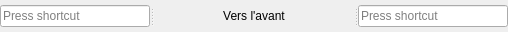
                <widget class="QSplitter" name="splitter_44">
                 <property name="sizePolicy">
                  <sizepolicy hsizetype="Fixed" vsizetype="Fixed">
                   <horstretch>0</horstretch>
                   <verstretch>0</verstretch>
                  </sizepolicy>
                 </property>
                 <property name="minimumSize">
                  <size>
                   <width>502</width>
                   <height>32</height>
                  </size>
                 </property>
                 <property name="orientation">
                  <enum>Qt::Horizontal</enum>
                 </property>
                 <widget class="QKeySequenceEdit" name="_2Player_1_KeyPieceForwardRotation">
                  <property name="sizePolicy">
                   <sizepolicy hsizetype="Fixed" vsizetype="Fixed">
                    <horstretch>0</horstretch>
                    <verstretch>0</verstretch>
                   </sizepolicy>
                  </property>
                  <property name="minimumSize">
                   <size>
                    <width>150</width>
                    <height>32</height>
                   </size>
                  </property>
                  <property name="maximumSize">
                   <size>
                    <width>150</width>
                    <height>32</height>
                   </size>
                  </property>
                 </widget>
                 <widget class="QLabel" name="label_48">
                  <property name="sizePolicy">
                   <sizepolicy hsizetype="Fixed" vsizetype="Fixed">
                    <horstretch>0</horstretch>
                    <verstretch>0</verstretch>
                   </sizepolicy>
                  </property>
                  <property name="minimumSize">
                   <size>
                    <width>200</width>
                    <height>32</height>
                   </size>
                  </property>
                  <property name="maximumSize">
                   <size>
                    <width>200</width>
                    <height>32</height>
                   </size>
                  </property>
                  <property name="text">
                   <string>Vers l'avant</string>
                  </property>
                  <property name="alignment">
                   <set>Qt::AlignCenter</set>
                  </property>
                 </widget>
                 <widget class="QKeySequenceEdit" name="_2Player_2_KeyPieceForwardRotation">
                  <property name="sizePolicy">
                   <sizepolicy hsizetype="Fixed" vsizetype="Fixed">
                    <horstretch>0</horstretch>
                    <verstretch>0</verstretch>
                   </sizepolicy>
                  </property>
                  <property name="minimumSize">
                   <size>
                    <width>150</width>
                    <height>32</height>
                   </size>
                  </property>
                  <property name="maximumSize">
                   <size>
                    <width>150</width>
                    <height>32</height>
                   </size>
                  </property>
                 </widget>
                </widget>
